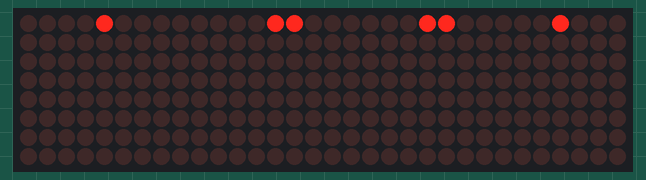
Recording of a sketch running on a simulated Arduino Mega 2560, built with avr-gcc and run on an emulated ATmega2560. Parts: 32×8 LED matrix. Wiring (from diagram.json): 4 × MAX7219 LED driver: data pin 51; clock pin 52; CS pin 53.

Above: at 0.1 s.
At 0.6 s:
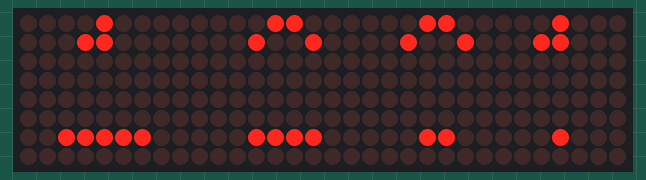
At 1.1 s:
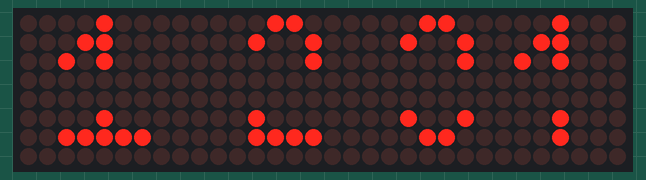
At 1.7 s:
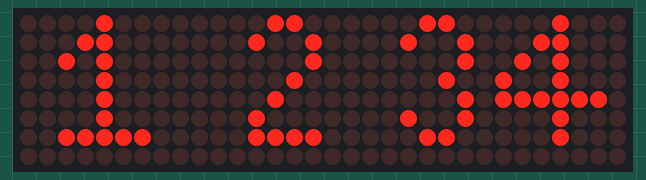

The sketch:

sketch.ino
```cpp
#define DDRB  (*(volatile char*)0x24)
#define PORTB (*(volatile char*)0x25)

#define LOAD 0
#define CLK  1
#define DIN  2

// Digits column-wise (normal orientation)
unsigned char digit1[8] = {
  0b00010000,
  0b00011000,
  0b00010100,
  0b00010000,
  0b00010000,
  0b00010000,
  0b01111100,
  0b00000000
};
unsigned char digit2[8] = {
  0b01100000,
  0b10010000,
  0b10000000,
  0b01000000,
  0b00100000,
  0b00010000,
  0b11110000,
  0b00000000
};
unsigned char digit3[8] = {
  0b01100000,
  0b10010000,
  0b10000000,
  0b01000000,
  0b10000000,
  0b10010000,
  0b01100000,
  0b00000000
};
unsigned char digit4[8] = {
  0b00010000,
  0b00011000,
  0b00010100,
  0b00010010,
  0b01111110,
  0b00010000,
  0b00010000,
  0b00000000
};

void max7219_send_all(unsigned char addr, unsigned char d1, unsigned char d2, unsigned char d3, unsigned char d4) {
  PORTB &= ~(1 << LOAD);
  unsigned char data[4] = { d1, d2, d3, d4 };
  for (char dev = 0; dev < 4; dev++) {
    for (int i = 7; i >= 0; i--) {
      PORTB &= ~(1 << CLK);
      (addr & (1 << i)) ? (PORTB |= (1 << DIN)) : (PORTB &= ~(1 << DIN));
      PORTB |= (1 << CLK);
    }
    for (int i = 7; i >= 0; i--) {
      PORTB &= ~(1 << CLK);
      (data[dev] & (1 << i)) ? (PORTB |= (1 << DIN)) : (PORTB &= ~(1 << DIN));
      PORTB |= (1 << CLK);
    }
  }
  PORTB |= (1 << LOAD);
}

void max7219_init() {
  DDRB |= (1 << LOAD) | (1 << CLK) | (1 << DIN);
  for (int i = 0; i < 4; i++) {
    max7219_send_all(0x0F, 0, 0, 0, 0);
    max7219_send_all(0x0C, 1, 1, 1, 1);
    max7219_send_all(0x0B, 7, 7, 7, 7);
    max7219_send_all(0x0A, 8, 8, 8, 8);
    max7219_send_all(0x09, 0, 0, 0, 0);
  }
  for (int i = 1; i <= 8; i++) {
    max7219_send_all(i, 0, 0, 0, 0);
  }
}

void delay_custom(long t) {
  for (volatile long i = 0; i < t; i++);
}

void setup() {
  max7219_init();
}

void loop() {
  for (int step = 0; step < 4; step++) {
    for (int frame = 0; frame < 8; frame++) {
      for (int row = 0; row < 8; row++) {
        unsigned char r1 = 0, r2 = 0, r3 = 0, r4 = 0;

        if (row <= step) {
          r1 = digit1[7 - row];
          r2 = digit2[7 - row];
          r3 = digit3[7 - row];
          r4 = digit4[7 - row];
        }

        if (row >= 7 - step) {
          r1 = digit1[7 - row];
          r2 = digit2[7 - row];
          r3 = digit3[7 - row];
          r4 = digit4[7 - row];
        }

        max7219_send_all(8 - row, r1, r2, r3, r4);
      }
      delay_custom(30000);
    }
  }
  for (volatile long i = 0; i < 300000; i++);
}
```

Measured:
- by itself, everything shown: repeats every 2.8 s, in 4 steps
- what the display in image 1 shows lasts 0.6 s, from 0.5 s to 1.1 s
- what the display in image 3 shows lasts 1.2 s, from 1.6 s to 2.8 s
